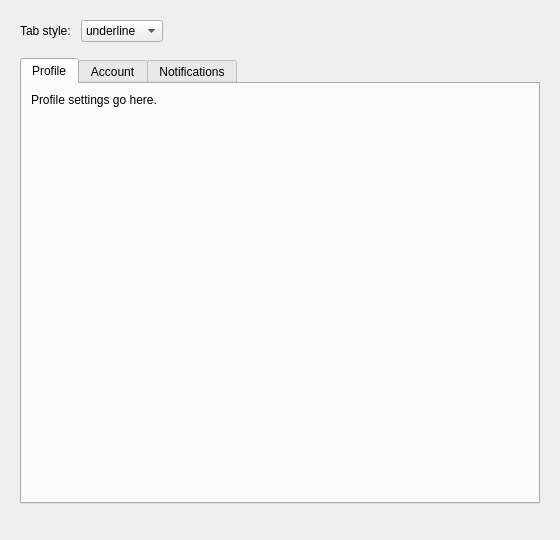
<?xml version='1.0' encoding='utf-8'?>
<ui version="4.0">
 <class>MainWindow</class>
 <widget class="QMainWindow" name="MainWindow">
  <property name="geometry">
   <rect>
    <x>0</x>
    <y>0</y>
    <width>560</width>
    <height>540</height>
   </rect>
  </property>
  <property name="windowTitle">
   <string>QCustomTabWidget + QCustomAccordion</string>
  </property>
  <widget class="QWidget" name="centralwidget">
   <layout class="QVBoxLayout" name="rootLayout">
    <property name="spacing">
     <number>16</number>
    </property>
    <property name="leftMargin">
     <number>20</number>
    </property>
    <property name="topMargin">
     <number>20</number>
    </property>
    <property name="rightMargin">
     <number>20</number>
    </property>
    <property name="bottomMargin">
     <number>20</number>
    </property>
    <item>
     <layout class="QHBoxLayout" name="styleRow">
      <property name="spacing">
       <number>10</number>
      </property>
      <item>
       <widget class="QLabel" name="styleLabel">
        <property name="text">
         <string>Tab style:</string>
        </property>
       </widget>
      </item>
      <item>
       <widget class="QCustomComboBox" name="styleBox">
        <property name="editable">
         <bool>false</bool>
        </property>
        <item>
         <property name="text">
          <string>underline</string>
         </property>
        </item>
        <item>
         <property name="text">
          <string>pills</string>
         </property>
        </item>
        <item>
         <property name="text">
          <string>enclosed</string>
         </property>
        </item>
       </widget>
      </item>
      <item>
       <spacer name="styleSpacer">
        <property name="orientation">
         <enum>Qt::Horizontal</enum>
        </property>
        <property name="sizeHint" stdset="0">
         <size>
          <width>40</width>
          <height>20</height>
         </size>
        </property>
       </spacer>
      </item>
     </layout>
    </item>
    <item>
     <widget class="QCustomTabWidget" name="tabs">
      <property name="currentIndex">
       <number>0</number>
      </property>
      <widget class="QWidget" name="profilePage">
       <attribute name="title">
        <string>Profile</string>
       </attribute>
       <layout class="QVBoxLayout" name="profileLayout">
        <item>
         <widget class="QLabel" name="profileLabel">
          <property name="text">
           <string>Profile settings go here.</string>
          </property>
         </widget>
        </item>
        <item>
         <spacer name="profileSpacer">
          <property name="orientation">
           <enum>Qt::Vertical</enum>
          </property>
          <property name="sizeHint" stdset="0">
           <size>
            <width>20</width>
            <height>40</height>
           </size>
          </property>
         </spacer>
        </item>
       </layout>
      </widget>
      <widget class="QWidget" name="accountPage">
       <attribute name="title">
        <string>Account</string>
       </attribute>
       <layout class="QVBoxLayout" name="accountLayout">
        <item>
         <widget class="QLabel" name="accountLabel">
          <property name="text">
           <string>Account settings go here.</string>
          </property>
         </widget>
        </item>
        <item>
         <spacer name="accountSpacer">
          <property name="orientation">
           <enum>Qt::Vertical</enum>
          </property>
          <property name="sizeHint" stdset="0">
           <size>
            <width>20</width>
            <height>40</height>
           </size>
          </property>
         </spacer>
        </item>
       </layout>
      </widget>
      <widget class="QWidget" name="notificationsPage">
       <attribute name="title">
        <string>Notifications</string>
       </attribute>
       <layout class="QVBoxLayout" name="notificationsLayout">
        <item>
         <widget class="QLabel" name="notificationsLabel">
          <property name="text">
           <string>Notification settings go here.</string>
          </property>
         </widget>
        </item>
        <item>
         <spacer name="notificationsSpacer">
          <property name="orientation">
           <enum>Qt::Vertical</enum>
          </property>
          <property name="sizeHint" stdset="0">
           <size>
            <width>20</width>
            <height>40</height>
           </size>
          </property>
         </spacer>
        </item>
       </layout>
      </widget>
     </widget>
    </item>
    <item>
     <widget class="QCustomAccordion" name="accordion" native="true" />
    </item>
   </layout>
  </widget>
 </widget>
 <customwidgets>
  <customwidget>
   <class>QCustomComboBox</class>
   <extends>QComboBox</extends>
   <header>Custom_Widgets.QCustomComboBox</header>
  </customwidget>
  <customwidget>
   <class>QCustomTabWidget</class>
   <extends>QTabWidget</extends>
   <header>Custom_Widgets.QCustomTabWidget</header>
  </customwidget>
  <customwidget>
   <class>QCustomAccordion</class>
   <extends>QWidget</extends>
   <header>Custom_Widgets.QCustomAccordion</header>
   <container>1</container>
  </customwidget>
 <customwidget><class>QPushButton</class><extends>QPushButton</extends><header location="global">Custom_Widgets.Theme.h</header><container>1</container></customwidget><customwidget><class>QLabel</class><extends>QLabel</extends><header location="global">Custom_Widgets.Theme.h</header><container>1</container></customwidget></customwidgets>
 <connections />
</ui>
